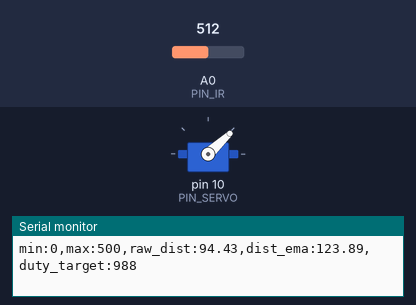
Simulated run of this sketch. Board: Arduino Uno, built with avr-gcc and run on an emulated ATmega328P. Parts: servo, the last lines printed to the serial monitor. The test bench sets the inputs (shaded band); at power-on: A0 (PIN_IR) = 512.

Above: at 1.2 s.
1.3 s: A0 (PIN_IR) set to 306
At 2.1 s:
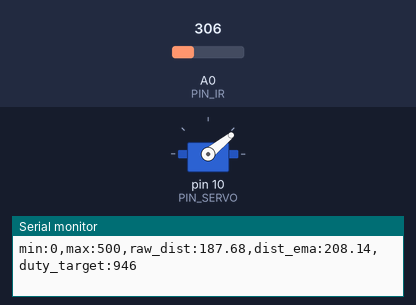
2.9 s: A0 (PIN_IR) set to 0
At 4.1 s:
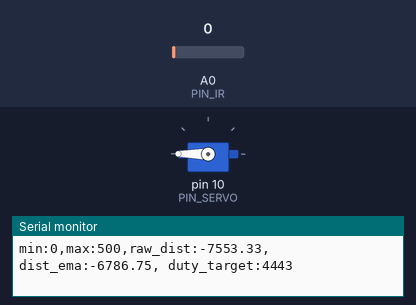
4.4 s: A0 (PIN_IR) set to 122
At 5.8 s:
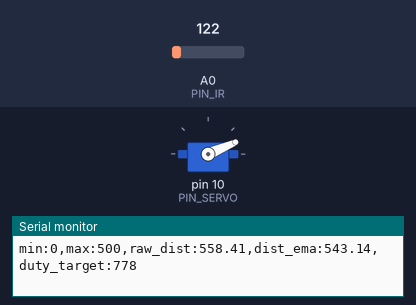
6.1 s: A0 (PIN_IR) set to 0
At 6.7 s:
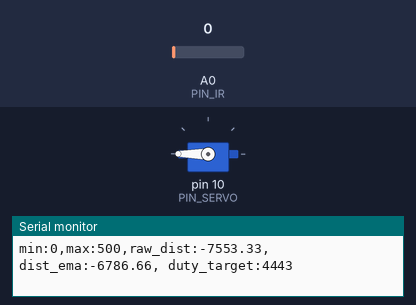
7.6 s: A0 (PIN_IR) set to 511
At 7.76 s:
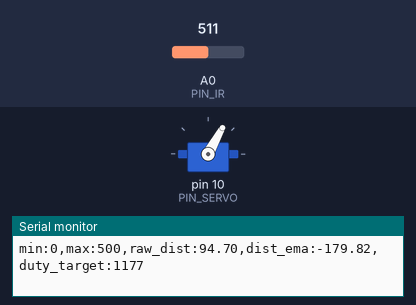
Timing chart, 0 to 10.3 s (numbered marks = the images above; inputs shaded):
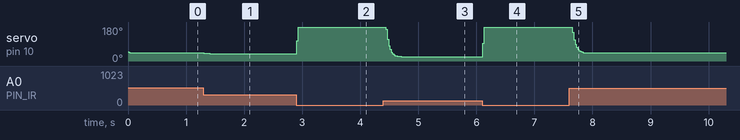

Measured:
- after the input at 1.3 s, servo on pin 10 (PIN_SERVO): 43° → 39° at once
- after the input at 2.9 s, servo on pin 10 (PIN_SERVO): 39° → 180° at once
- after the input at 4.4 s, servo on pin 10 (PIN_SERVO): moves from 180° to 23° over 0.26 s, starting at once
- after the input at 6.1 s, servo on pin 10 (PIN_SERVO): 23° → 180° at once
- after the input at 7.6 s, servo on pin 10 (PIN_SERVO): moves from 180° to 43° over 0.27 s, starting after 0.06 s

The sketch:

20_example_3.ino.ino
```cpp
#include <Servo.h>

// Arduino pin assignment
#define PIN_IR A0
#define PIN_LED 9
#define PIN_SERVO 10

#define _DIST_ALPHA 0.2 // EMA weight of new sample (range: 0 to 1)

int a, b; // unit: mm
float dist_ema, alpha; // unit: mm
int duty_target;
Servo myservo;

void setup() {
// initialize GPIO pins
  // pinMode(PIN_LED,OUTPUT);
  // digitalWrite(PIN_LED, 1);

  myservo.attach(PIN_SERVO);
  myservo.writeMicroseconds(900);

  alpha = _DIST_ALPHA;

// initialize serial port
  Serial.begin(57600);

  a = 68;
  b = 400;
}

float ir_distance(void){ // return value unit: mm
  float val;
  float volt = float(analogRead(PIN_IR));
  val = ((6762.0/(volt-9.0))-4.0) * 10.0;
  return val;
}

void loop() {
  float raw_dist = ir_distance();
  float dist_cali = 100 + 300.0 / (b - a) * (raw_dist - a);
  dist_ema = alpha*dist_cali + (1-alpha)*dist_ema;
  Serial.print("min:0,max:500,");
  Serial.print("raw_dist:");
  Serial.print(raw_dist);
  Serial.print(",dist_ema:");
  Serial.print(dist_ema);
  Serial.print(", duty_target:");
  Serial.println(duty_target);
  duty_target = map(dist_ema, 600, 100, 750, 1000);
  myservo.writeMicroseconds(duty_target);
  delay(5);
}
```
